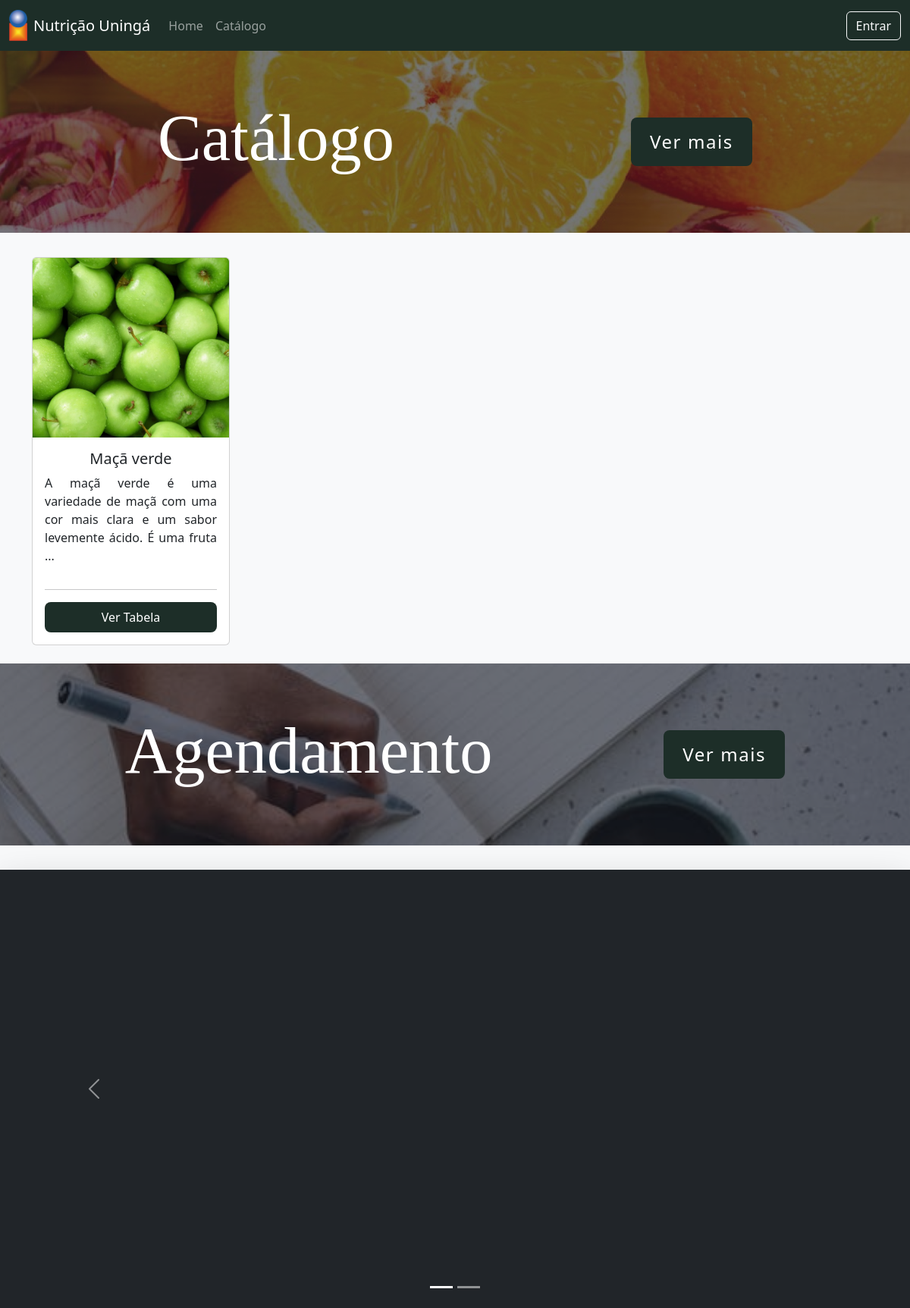
The page / on the database its author committed.
### catalogo/models.py (models this page shows, shortened)
class Alimento(models.Model):
    nome = models.CharField(max_length=150, null=False, unique=True)
    imagem = models.ImageField(null=True, blank=True, upload_to="imagem__alimento/")
    descricao = models.TextField(null=True)
    calorias = models.DecimalField(
        max_digits=6,
        decimal_places=2,
        validators=[MinValueValidator(0)]
    )
    proteinas = models.DecimalField(
        max_digits=6,
        decimal_places=2,
        validators=[MinValueValidator(0)]
    )
    sodio = models.DecimalField(
        max_digits=6,
        decimal_places=2,
        validators=[MinValueValidator(0)]
    )
    class Meta:
        verbose_name = "Alimento"
        verbose_name_plural = "Alimentos"

### catalogo/views.py (the view)
# urls.py: path('', views.home, name='home'),
def home(request):
    alimentos = Alimento.objects.all().order_by('nome')[:4]
    return render(request, 'home.html', {'alimentos': alimentos})

### catalogo/templatetags/custom_filters.py (called while the page is built)
@register.filter
def custom_truncate(text, num_chars):
    if len(text) > num_chars:
        return text[:num_chars] + '...'
    return text

### catalogo/templates/home.html (shortened to what this page needs)
{% extends "base.html" %}
{% load static %}
{% block styles %}
    <link rel="stylesheet" href="{% static "css/home.css" %}">
{% endblock styles %}
{% block conteudo %}
    <main>
        <section class="section catalogo d-flex flex-column flex-md-row justify-content-around align-items-center gap-4">
            <h1 class="text-center">Catálogo</h1>
            <a class="btn-section d-flex justify-content-center align-items-center" href="{% url "catalogo" %}">
                Ver mais
            </a>
        </section>
        <div class="container">
            <div class="row">
                {% for alimento in alimentos %}
                    {% include "partials/catalogo/card.html" %}
                {% endfor %}
            </div>
        </div>
        <section class="section agendamento d-flex flex-column flex-md-row justify-content-around align-items-center gap-4">
            <h1 class="text-center">Agendamento</h1>
            {% if user.is_cliente %}
                <a class="btn-section d-flex justify-content-center align-items-center" href="{% url "agendar_consulta" %}">
                    Ver mais
                </a>
            {% else %}
                <a class="btn-section d-flex justify-content-center align-items-center" href="{% url "pagina_nutricionista" %}">
                    Ver mais
                </a>
            {% endif %}
        </section>
        <div class="d-flex justify-content-center align-items-center bg-dark shadow-lg">
            {% include "partials/carrossel.html" %}
        </div>
    </main>
{% endblock conteudo %}

### catalogo/templates/partials/catalogo/card.html
{% load static %}
{% load custom_filters %}
<div class="col-lg-3 col-md-6 col-sm-6 mb-4">
    <div class="card" style="height: 32rem;">
        {% if alimento.imagem %}
            <img src="{{ alimento.imagem.url }}" class="card-img-top" alt="imagem de {{alimento.nome}}" style="height: 16rem;">
        {% else %}
            <img src="{% static "img/placeholder.png" %}" class="card-img-top" alt="Placeholder" style="height: 16rem;">
        {% endif %}
        <div class="card-body d-flex flex-column">
            <h5 class="card-title text-center">{{ alimento.nome }}</h5>
            <p class="card-text" style="text-align: justify;">{{ alimento.descricao|custom_truncate:100 }}</p>
            <div class="bottom-aligned mt-auto">
                <hr>
                <a href="{% url "alimento" alimento.id %}" class="btn-card m-auto d-block">Ver Tabela</a>
            </div>
        </div>
    </div>
</div>

### catalogo/static/css/style.css (style rules this page uses)
:root { --cor-primaria: #1d2e28; --fonte-titulo: "Arvo", serif; }

### catalogo/static/css/home.css (style rules this page uses)
.section { position: relative; width: 100%; height: 15rem; background-size: cover; padding: 4rem; z-index: 1; margin-bottom: 2rem; }
.section::after { content: ""; position: absolute; top: 0; left: 0; width: 100%; height: 15rem; background-color: #181D27; opacity: 60%; z-index: -1; }
.section h1 { font-size: clamp(3rem, 1.8rem + 4.8vw, 6rem); color: white; font-family: var(--fonte-titulo); }
.section h1, form { z-index: 100; }
.btn-section { background-color: var(--cor-primaria); text-decoration: none; text-align: center; color: white; width: 10rem; height: 4rem; font-size: 1.5rem; border-radius: .5rem; letter-spacing: .1rem; transition: background-color .1s ease-in-out; }
.btn-card { background-color: var(--cor-primaria); text-decoration: none; text-align: center; color: white; padding: .5rem; border-radius: .5rem; transition: background-color .1s ease-in-out; }
.catalogo { background: #181D27 url("../img/catalogo_img.jpg") center center; }
.agendamento { background: #181D27 url("../img/agendamento_img.jpg") center center; }

### rows shown on the page
Alimento: imagem (picture), nome "Maçã verde", descricao|custom_truncate "A maçã verde é uma variedade de maçã com uma cor mais clara e um sabor levemente ácido. É uma fruta ..."
